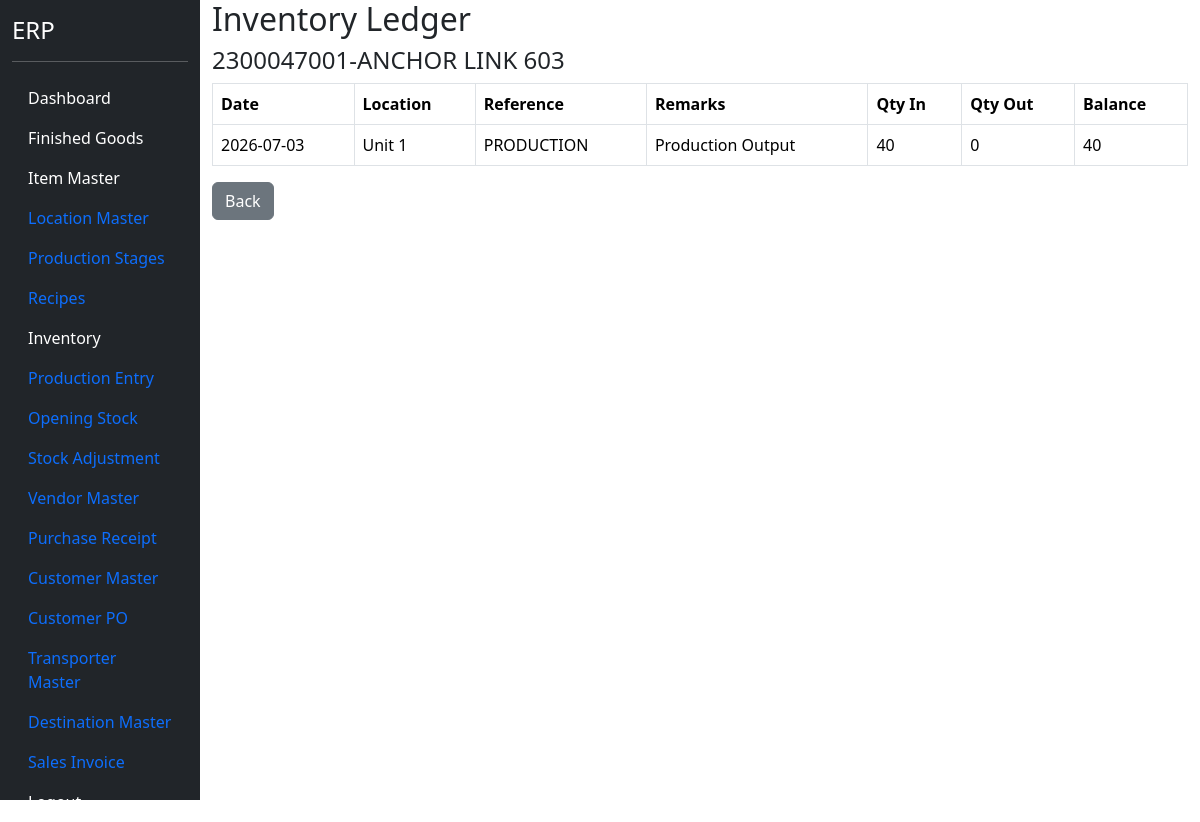
/inventory/17 (signed in), run on an earlier commit of the app's database.
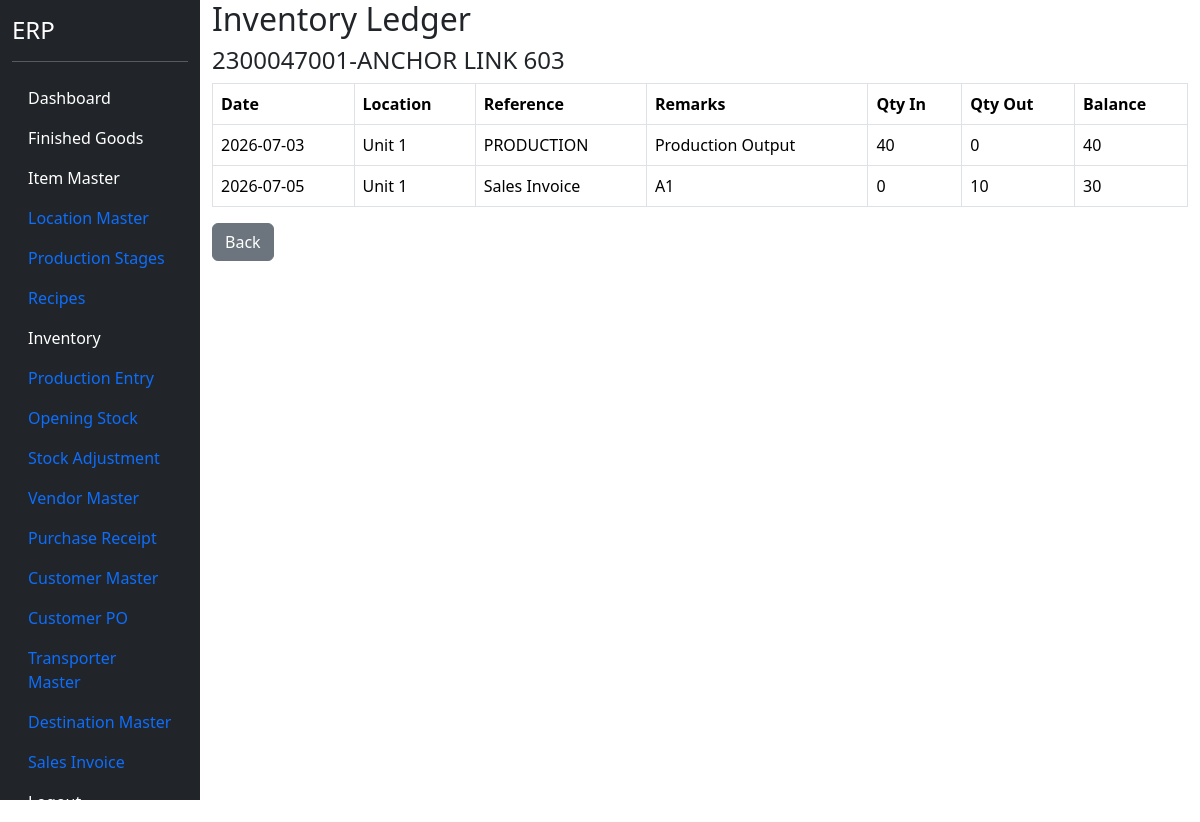
And on a later commit of the database.
### models.py (models this page shows)
class ItemMaster(db.Model):
    __tablename__ = "item_master"
    id = db.Column(db.Integer, primary_key=True)
    item_code = db.Column(
        db.String(50),
        unique=True,
        nullable=False
    )
    item_name = db.Column(
        db.String(255),
        nullable=False
    )
    item_type = db.Column(
        db.String(50),
        nullable=False
    )
    production_stage = db.Column(
    db.String(100)
    )
    production_stage_id = db.Column(
    db.Integer,
    db.ForeignKey(
        "production_stage_master.id"
    ),
    nullable=True
    )
    production_stage_rel = db.relationship(
    "ProductionStageMaster"
    )
    unit = db.Column(
        db.String(20),
        nullable=False
    )
    finished_good_id = db.Column(
    db.Integer,
    db.ForeignKey("finished_goods.id"),
    nullable=True
    )
    hsn_code = db.Column(
    db.String(20)
    )
    gst_rate = db.Column(
    db.Float,
    default=18
    )
    active = db.Column(
        db.Boolean,
        default=True
    )

class InventoryLedger(db.Model):
    __tablename__ = "inventory_ledger"
    id = db.Column(
        db.Integer,
        primary_key=True
    )
    trans_date = db.Column(
        db.Date,
        nullable=False
    )
    item_id = db.Column(
        db.Integer,
        db.ForeignKey("item_master.id"),
        nullable=False
    )
    location_id = db.Column(
        db.Integer,
        db.ForeignKey("location_master.id"),
        nullable=False
    )
    qty_in = db.Column(
        db.Float,
        default=0
    )
    qty_out = db.Column(
        db.Float,
        default=0
    )
    reference_type = db.Column(
        db.String(50)
    )
    reference_id = db.Column(
        db.Integer
    )
    remarks = db.Column(
        db.String(500)
    )
    item = db.relationship(
        "ItemMaster"
    )
    location = db.relationship(
        "LocationMaster"
    )

class LocationMaster(db.Model):
    __tablename__ = "location_master"
    id = db.Column(
        db.Integer,
        primary_key=True
    )
    location_code = db.Column(
        db.String(20),
        unique=True,
        nullable=False
    )
    location_name = db.Column(
        db.String(100),
        nullable=False
    )
    active = db.Column(
        db.Boolean,
        default=True
    )

### blueprints/masters/routes.py (the view)
@masters_bp.route("/inventory/<int:item_id>")
@login_required
def inventory_detail(item_id):
    item = ItemMaster.query.get_or_404(item_id)
    ledger_rows = InventoryLedger.query.filter_by(
        item_id=item_id
    ).order_by(
        InventoryLedger.trans_date,
        InventoryLedger.id
    ).all()
    balance = 0
    movement = []
    for row in ledger_rows:
        balance += row.qty_in
        balance -= row.qty_out
        movement.append({
            "date": row.trans_date,
            "location": row.location.location_name,
            "reference": row.reference_type,
            "remarks": row.remarks,
            "qty_in": row.qty_in,
            "qty_out": row.qty_out,
            "balance": balance
        })
    return render_template(
        "inventory_detail.html",
        item=item,
        movement=movement
    )

### app.py (called while the page is built)
@login_manager.user_loader
def load_user(user_id):
    return User.query.get(int(user_id))

### templates/inventory_detail.html (shortened to what this page needs)
{% extends "base.html" %}
{% block content %}
<h2>
</h2>
<h4>
{{ item.item_name }}
</h4>
<table class="table table-bordered">
<thead>
<tr>
<th>Date</th>
<th>Location</th>
<th>Reference</th>
<th>Remarks</th>
<th>Qty In</th>
<th>Qty Out</th>
<th>Balance</th>
</tr>
</thead>
<tbody>
{% for row in movement %}
<tr>
<td>{{ row.date }}</td>
<td>{{ row.location }}</td>
<td>{{ row.reference }}</td>
<td>{{ row.remarks }}</td>
<td>{{ "%.0f"|format(row.qty_in) }}</td>
<td>{{ "%.0f"|format(row.qty_out) }}</td>
<td>{{ "%.0f"|format(row.balance) }}</td>
</tr>
{% endfor %}
</tbody>
</table>
<a
href="/inventory"
class="btn btn-secondary">
Back
</a>
{% endblock %}

### templates/base.html (shortened to what this page needs)
<!DOCTYPE html>
<html>
<head>
<link href="https://cdn.jsdelivr.net/npm/bootstrap@5.3.3/dist/css/bootstrap.min.css" rel="stylesheet">
<link href="https://cdn.jsdelivr.net/npm/select2@4.1.0-rc.0/dist/css/select2.min.css" rel="stylesheet" />
</head>
<body>
<div class="container-fluid">
<div class="row">
<div class="col-2 bg-dark text-white vh-100">
<h4 class="mt-3">ERP</h4>
<hr>
<ul class="nav flex-column">
<li class="nav-item">
<a class="nav-link text-white"
href="/dashboard">
Dashboard
</a>
</li>
<li class="nav-item">
<a class="nav-link text-white"
href="/finished-goods">
Finished Goods
</a>
</li>
<li class="nav-item">
    <a class="nav-link text-white"
       href="/items">
       Item Master
    </a>
</li>
<li class="nav-item">
    <a class="nav-link" href="/locations">
        Location Master
    </a>
</li>
<li class="nav-item">
    <a href="/production-stages"
       class="nav-link">
        Production Stages
    </a>
</li>
<li class="nav-item">
    <a href="/recipes"
       class="nav-link">
        Recipes
    </a>
</li>
<li class="nav-item">
    <a href="/inventory"
       class="nav-link text-white">
        Inventory
    </a>
</li>
<li class="nav-item">
    <a href="/production"
       class="nav-link">
        Production Entry
    </a>
</li>
<li class="nav-item">
    <a href="/opening-stock"
       class="nav-link">
        Opening Stock
    </a>
</li>
<li class="nav-item">
    <a href="/stock-adjustment"
       class="nav-link">
        Stock Adjustment
    </a>
</li>
<li class="nav-item">
    <a href="/vendors"
       class="nav-link">
        Vendor Master
    </a>
</li>
<li class="nav-item">
    <a href="/purchase-receipt"
       class="nav-link">
        Purchase Receipt
    </a>
</li>
<li class="nav-item">
<a
class="nav-link"
href="/customers">
Customer Master
</a>
</li>
<li class="nav-item">
<a
class="nav-link"
href="/customer-po">
Customer PO
</a>
</li>
<li class="nav-item">
<a
class="nav-link"
href="/transporter">
Transporter Master
</a>
</li>
<li class="nav-item">
<a
class="nav-link"
href="/destination">
Destination Master
</a>
</li>
<li class="nav-item">
<a
class="nav-link"
href="/sales-invoice">
Sales Invoice
</a>
</li>
<li class="nav-item">
<a class="nav-link text-white"
href="/logout">
Logout
</a>
</li>
</ul>
</div>
<div class="col-10">
{% block content %}
{% endblock %}
</div>
</div>
</div>
</body>
</html>

What changed in the data, as far as the page shows it:
added InventoryLedger: date "2026-07-05", reference "Sales Invoice", remarks "A1", qty_in "0", qty_out "10"
Also different on the page:
new list line: "Unit 1"
new list line: "30"
